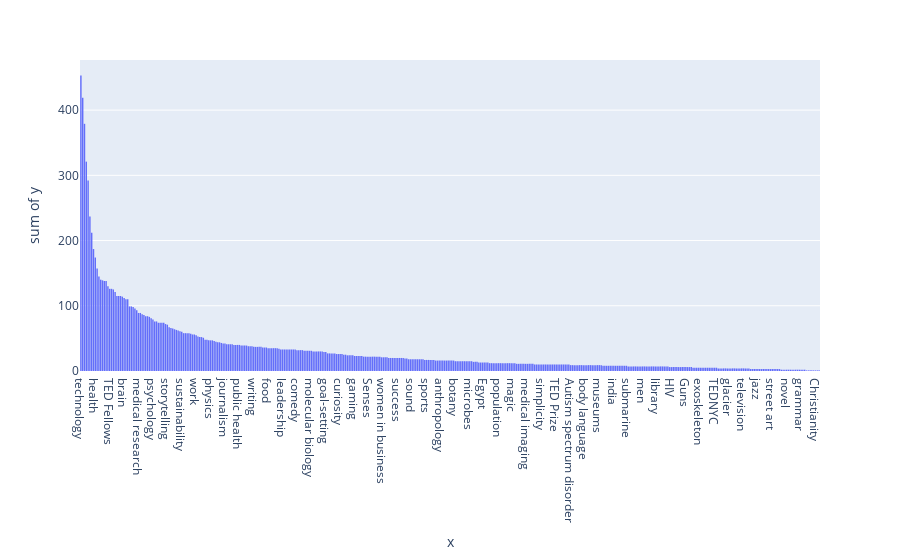

The notebook cell saved with this chart:
### Markdown cell above
How to normalize views?
- Take the difference from the total average (log values)

Define groups of topics and predict per topic
- Use tags and get most common
- Get embeddings and perform clustering to get unsupervised topics

### Code cell
# Find the most appeared tags

total_tags = [tag for row in df.tags for tag in ast.literal_eval(row)]
tags_counter = Counter(total_tags).most_common()
fig = px.histogram(x=[entry[0] for entry in tags_counter], y=[entry[1] for entry in tags_counter])
fig.show()

most_common_tags = [t[0] for t in tags_counter[:10] if t[0] != 'TEDx']
most_common_tags

### Figure 1 — Plotly figure (JSON) as saved in the notebook; plotly's stock layout.template omitted (floating-point values rounded to 4 significant figures; data arrays with more than 128 entries replaced by an {"elided": "..."} marker saying what was removed)
{"data": [{"alignmentgroup": "True", "bingroup": "x", "histfunc": "sum", "hovertemplate": "x=%{x}<br>sum of y=%{y}<extra></extra>", "legendgroup": "", "marker": {"color": "#636efa", "pattern": {"shape": ""}}, "name": "", "offsetgroup": "", "orientation": "v", "showlegend": false, "x": {"elided": "411 str values"}, "xaxis": "x", "y": {"elided": "411 int values"}, "yaxis": "y", "type": "histogram"}], "layout": {"xaxis": {"anchor": "y", "domain": [0.0, 1.0], "title": {"text": "x"}}, "yaxis": {"anchor": "x", "domain": [0.0, 1.0], "title": {"text": "sum of y"}}, "legend": {"tracegroupgap": 0}, "margin": {"t": 60}, "barmode": "relative"}}
